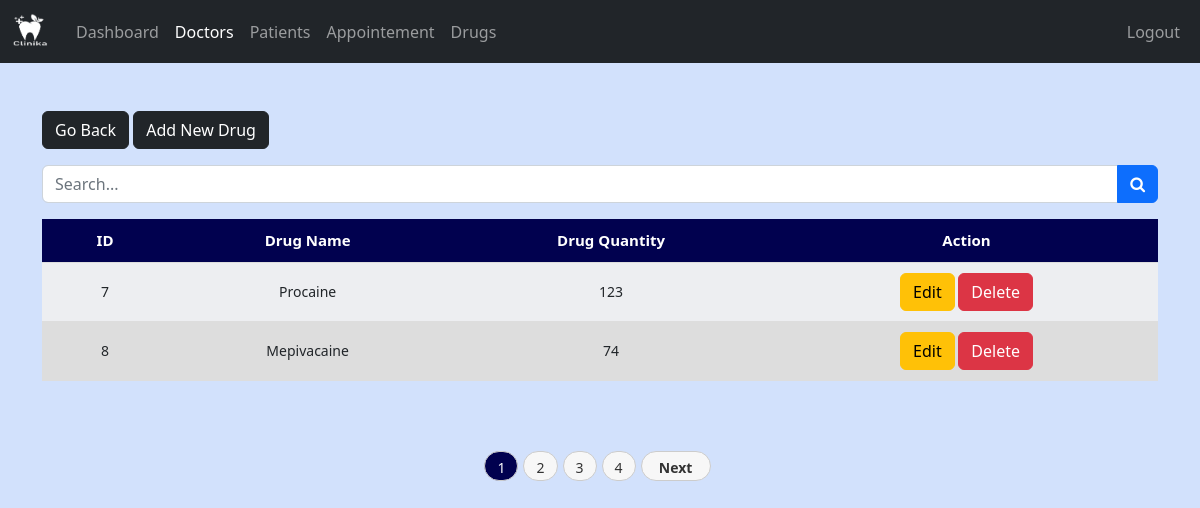
The page /admin/drugs.php (signed in) on the database its author committed.
### tables this page shows
CREATE TABLE `drugs` (
  `drug_id` int(11) NOT NULL,
  `drug_name` varchar(127) NOT NULL,
  `drug_quantity` int(12) NOT NULL
);

### admin/data/drugs.php (called while the page is built, shortened)
<?php
function getAllDrugs($conn){
   $sql = "SELECT * FROM drugs";
   $stmt = $conn->prepare($sql);
   $stmt->execute();
   if ($stmt->rowCount() >= 1) {
     $drugs = $stmt->fetchAll();
     return $drugs;
   }else {
   	return 0;
   }
}

### admin/drugs.php (the view, shortened to what this page needs)
<?php
if (
  isset($_SESSION['admin_id']) &&
  isset($_SESSION['role'])
) {
  if ($_SESSION['role'] == 'Admin') {
    include "../DB_connection.php";
    include "data/drugs.php";
    $drugs = getAllDrugs($conn);
?>
    <!DOCTYPE html>
    <html lang="en">
    <head>
      <link rel="stylesheet" href="https://cdn.jsdelivr.net/npm/bootstrap@5.2.0/dist/css/bootstrap.min.css">
      <link rel="stylesheet" href="../assets/css/style3.css">
      <link rel="stylesheet" href="https://cdnjs.cloudflare.com/ajax/libs/font-awesome/4.7.0/css/font-awesome.min.css">
      <link rel="stylesheet" type="text/css" href="../assets/css/pagination.css">
    </head>
    <body>
      <?php
      include "inc/navbar.php";
      if ($drugs != 0) {
      ?>
        <div class="container mt-5">
        <a href="index.php" class="btn btn-dark">Go Back</a>
          <a href="drugs-add.php" class="btn btn-dark">Add New Drug</a>
          <form class="mt-3 n-table" method="get">
            <div class="input-group mb-3">
              <input type="text" class="form-control" name="searchKey" id="searchKey" placeholder="Search...">
              <button type="submit" name="search" class="btn btn-primary">
                <i class="fa fa-search" aria-hidden="true"></i>
              </button>
            </div>
          </form>
          <?php
          require_once '../Pagination.php';
          $drugs = getAllDrugs($conn);
          $total_records = count($drugs);
          $records_per_page = 2;
          $pagination = new Pagination($total_records, $records_per_page);
          $current_page = $pagination->getCurrentPage();
          $drugs_subset = array_slice($drugs, ($current_page - 1) * $records_per_page, $records_per_page);
          ?>
          <div class="table-responsive">
            <table>
              <thead>
                <tr>
                  <th scope="col">ID</th>
                  <th scope="col">Drug Name</th>
                  <th scope="col">Drug Quantity</th>
                  <th scope="col">Action</th>
                </tr>
              </thead>
              <tbody>
                <?php foreach ($drugs_subset as $drug) { ?>
                  <tr>
                    <td><?= $drug['drug_id'] ?></td>
                    <td><?= $drug['drug_name'] ?></td>
                    <td><?= $drug['drug_quantity'] ?></td>
                    <td>
                      <a href="drugs-edit.php?drug_id=<?= $drug['drug_id'] ?>" class="btn btn-warning">Edit</a>
                      <a href="drugs-delete.php?drug_id=<?= $drug['drug_id'] ?>" class="btn btn-danger">Delete</a>
                    </td>
                  </tr>
                <?php } ?>
              </tbody>
            </table>
          </div>
          <?php
          $page_url = $_SERVER['PHP_SELF'];
          echo '<div class="pagination-links">';
          echo $pagination->getPaginationLinks($page_url);
          echo $pagination->getNextLink($page_url);
          echo '</div>';
          ?>
        <?php } else { ?>
          <div class="alert alert-info .w-450 m-5" role="alert">
            Empty!
          </div>
        <?php } ?>
        </div>
    </body>
    </html>
<?php
  } else {
    header("Location: ../login.php");
    exit;
  }
} else {
  header("Location: ../login.php");
  exit;
}
?>

### assets/css/style3.css (style rules this page uses)
body { background-color: rgb(210, 225, 252); }
table { width: 100%; margin-bottom: 50px; }
thead th { position: sticky; top: 0; background-color: rgb(1, 1, 79); color: white; font-size: 15px; }
th, td { border-bottom: 1px solid #dddddd; padding: 10px 20px; font-size: 14px; word-break: break-all; text-align: center; }
tr:nth-child(even) { background-color: #dddddd; }
tr:nth-child(odd) { background-color: #edeef1; }

### assets/css/pagination.css (style rules this page uses)
.pagination-links { display: flex; justify-content: center; }

### admin/drugs.php (style rules this page uses)
body { margin-bottom: 30px; }

### rows shown on the page
drugs: drug_id "7", drug_name "Procaine", drug_quantity "123"
drugs: drug_id "8", drug_name "Mepivacaine", drug_quantity "74"
